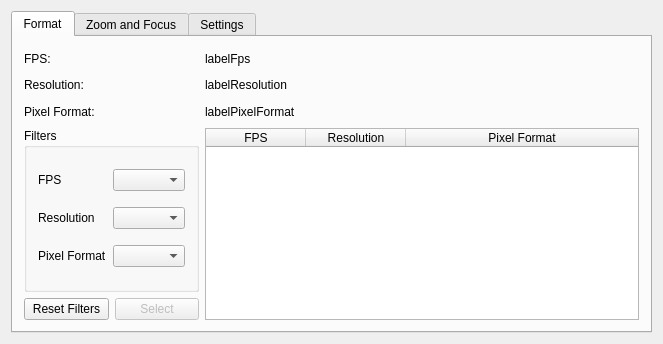
<?xml version="1.0" encoding="UTF-8"?>
<ui version="4.0">
 <class>USBVideoPropertiesWidgetClass</class>
 <widget class="QWidget" name="USBVideoPropertiesWidgetClass">
  <property name="geometry">
   <rect>
    <x>0</x>
    <y>0</y>
    <width>663</width>
    <height>344</height>
   </rect>
  </property>
  <property name="windowTitle">
   <string>USBVideoPropertiesWidget</string>
  </property>
  <layout class="QGridLayout" name="gridLayout_4">
   <item row="0" column="0">
    <widget class="QTabWidget" name="tabWidget">
     <property name="tabPosition">
      <enum>QTabWidget::TabPosition::North</enum>
     </property>
     <property name="tabShape">
      <enum>QTabWidget::TabShape::Rounded</enum>
     </property>
     <property name="currentIndex">
      <number>0</number>
     </property>
     <widget class="QWidget" name="tabFormat">
      <attribute name="title">
       <string>Format</string>
      </attribute>
      <layout class="QGridLayout" name="gridLayout">
       <item row="0" column="0" colspan="2">
        <widget class="QLabel" name="labelFpsTitle">
         <property name="text">
          <string>FPS:</string>
         </property>
        </widget>
       </item>
       <item row="0" column="2">
        <widget class="QLabel" name="labelFps">
         <property name="text">
          <string>labelFps</string>
         </property>
        </widget>
       </item>
       <item row="1" column="0" colspan="2">
        <widget class="QLabel" name="labelResolutionTitle">
         <property name="text">
          <string>Resolution:</string>
         </property>
        </widget>
       </item>
       <item row="1" column="2">
        <widget class="QLabel" name="labelResolution">
         <property name="text">
          <string>labelResolution</string>
         </property>
        </widget>
       </item>
       <item row="2" column="0" colspan="2">
        <widget class="QLabel" name="labelPixelFormatTitle">
         <property name="text">
          <string>Pixel Format:</string>
         </property>
        </widget>
       </item>
       <item row="2" column="2">
        <widget class="QLabel" name="labelPixelFormat">
         <property name="text">
          <string>labelPixelFormat</string>
         </property>
        </widget>
       </item>
       <item row="3" column="0" colspan="2">
        <widget class="QGroupBox" name="groupBox">
         <property name="title">
          <string>Filters</string>
         </property>
         <layout class="QGridLayout" name="gridLayout_2">
          <item row="0" column="1">
           <widget class="QComboBox" name="dropdownFps"/>
          </item>
          <item row="2" column="0">
           <widget class="QLabel" name="labelPixelFormatFilter">
            <property name="text">
             <string>Pixel Format</string>
            </property>
            <property name="buddy">
             <cstring>dropdownPixelFormat</cstring>
            </property>
           </widget>
          </item>
          <item row="1" column="1">
           <widget class="QComboBox" name="dropdownResolution"/>
          </item>
          <item row="1" column="0">
           <widget class="QLabel" name="labelResolutionFilter">
            <property name="text">
             <string>Resolution</string>
            </property>
            <property name="buddy">
             <cstring>dropdownResolution</cstring>
            </property>
           </widget>
          </item>
          <item row="2" column="1">
           <widget class="QComboBox" name="dropdownPixelFormat"/>
          </item>
          <item row="0" column="0">
           <widget class="QLabel" name="labelFpsFilter">
            <property name="text">
             <string>FPS</string>
            </property>
            <property name="buddy">
             <cstring>dropdownFps</cstring>
            </property>
           </widget>
          </item>
         </layout>
        </widget>
       </item>
       <item row="3" column="2" rowspan="2">
        <widget class="QTableWidget" name="tableFormats">
         <property name="editTriggers">
          <set>QAbstractItemView::EditTrigger::NoEditTriggers</set>
         </property>
         <property name="selectionMode">
          <enum>QAbstractItemView::SelectionMode::SingleSelection</enum>
         </property>
         <property name="selectionBehavior">
          <enum>QAbstractItemView::SelectionBehavior::SelectRows</enum>
         </property>
         <property name="sortingEnabled">
          <bool>true</bool>
         </property>
         <attribute name="horizontalHeaderCascadingSectionResizes">
          <bool>false</bool>
         </attribute>
         <attribute name="horizontalHeaderDefaultSectionSize">
          <number>100</number>
         </attribute>
         <attribute name="horizontalHeaderStretchLastSection">
          <bool>true</bool>
         </attribute>
         <attribute name="verticalHeaderStretchLastSection">
          <bool>false</bool>
         </attribute>
         <column>
          <property name="text">
           <string>FPS</string>
          </property>
         </column>
         <column>
          <property name="text">
           <string>Resolution</string>
          </property>
         </column>
         <column>
          <property name="text">
           <string>Pixel Format</string>
          </property>
         </column>
        </widget>
       </item>
       <item row="4" column="0">
        <widget class="QPushButton" name="buttonResetFilters">
         <property name="text">
          <string>Reset Filters</string>
         </property>
        </widget>
       </item>
       <item row="4" column="1">
        <widget class="QPushButton" name="buttonSelect">
         <property name="enabled">
          <bool>false</bool>
         </property>
         <property name="text">
          <string>Select</string>
         </property>
        </widget>
       </item>
      </layout>
     </widget>
     <widget class="QWidget" name="tabZoomFocus">
      <attribute name="title">
       <string>Zoom and Focus</string>
      </attribute>
      <layout class="QGridLayout" name="gridLayout_6">
       <item row="0" column="0">
        <widget class="QLabel" name="labelZoomRate">
         <property name="text">
          <string>Zoom Rate</string>
         </property>
        </widget>
       </item>
       <item row="0" column="1">
        <widget class="QSlider" name="sliderZoomRate">
         <property name="singleStep">
          <number>1</number>
         </property>
         <property name="orientation">
          <enum>Qt::Orientation::Horizontal</enum>
         </property>
        </widget>
       </item>
       <item row="1" column="0">
        <widget class="QLabel" name="labelZoomFactor">
         <property name="text">
          <string>Zoom Factor</string>
         </property>
         <property name="buddy">
          <cstring>sliderZoom</cstring>
         </property>
        </widget>
       </item>
       <item row="1" column="1">
        <widget class="QSlider" name="sliderZoom">
         <property name="orientation">
          <enum>Qt::Orientation::Horizontal</enum>
         </property>
        </widget>
       </item>
       <item row="2" column="0">
        <widget class="QLabel" name="labelFocusMode">
         <property name="text">
          <string>Focus Mode</string>
         </property>
         <property name="buddy">
          <cstring>dropdownFocusMode</cstring>
         </property>
        </widget>
       </item>
       <item row="2" column="1">
        <widget class="QComboBox" name="dropdownFocusMode">
         <item>
          <property name="text">
           <string>Auto</string>
          </property>
         </item>
         <item>
          <property name="text">
           <string>Auto (Near)</string>
          </property>
         </item>
         <item>
          <property name="text">
           <string>Auto (Far)</string>
          </property>
         </item>
         <item>
          <property name="text">
           <string>Hyperfocal</string>
          </property>
         </item>
         <item>
          <property name="text">
           <string>Infinity</string>
          </property>
         </item>
         <item>
          <property name="text">
           <string>Manual</string>
          </property>
         </item>
        </widget>
       </item>
       <item row="3" column="0">
        <widget class="QLabel" name="labelFocusDistance">
         <property name="enabled">
          <bool>true</bool>
         </property>
         <property name="text">
          <string>Focus Distance</string>
         </property>
         <property name="buddy">
          <cstring>sliderFocusDistance</cstring>
         </property>
        </widget>
       </item>
       <item row="3" column="1">
        <widget class="QSlider" name="sliderFocusDistance">
         <property name="orientation">
          <enum>Qt::Orientation::Horizontal</enum>
         </property>
        </widget>
       </item>
      </layout>
     </widget>
     <widget class="QWidget" name="tabSettings">
      <attribute name="title">
       <string>Settings</string>
      </attribute>
      <layout class="QGridLayout" name="gridLayout_3">
       <item row="0" column="0">
        <widget class="QLabel" name="labelColorTemperature">
         <property name="text">
          <string>Color Temperature</string>
         </property>
         <property name="buddy">
          <cstring>sliderColorTemp</cstring>
         </property>
        </widget>
       </item>
       <item row="0" column="1">
        <widget class="QSlider" name="sliderColorTemp">
         <property name="maximum">
          <number>10000</number>
         </property>
         <property name="pageStep">
          <number>100</number>
         </property>
         <property name="orientation">
          <enum>Qt::Orientation::Horizontal</enum>
         </property>
         <property name="invertedControls">
          <bool>false</bool>
         </property>
        </widget>
       </item>
       <item row="1" column="0">
        <widget class="QLabel" name="labelExposureMode">
         <property name="text">
          <string>Exposure Mode</string>
         </property>
         <property name="buddy">
          <cstring>dropdownExposureMode</cstring>
         </property>
        </widget>
       </item>
       <item row="1" column="1">
        <widget class="QComboBox" name="dropdownExposureMode">
         <item>
          <property name="text">
           <string>Auto</string>
          </property>
         </item>
         <item>
          <property name="text">
           <string>Manual</string>
          </property>
         </item>
         <item>
          <property name="text">
           <string>Portrait</string>
          </property>
         </item>
         <item>
          <property name="text">
           <string>Night</string>
          </property>
         </item>
         <item>
          <property name="text">
           <string>Sports</string>
          </property>
         </item>
         <item>
          <property name="text">
           <string>Snow</string>
          </property>
         </item>
         <item>
          <property name="text">
           <string>Beach</string>
          </property>
         </item>
         <item>
          <property name="text">
           <string>Action</string>
          </property>
         </item>
         <item>
          <property name="text">
           <string>Landscape</string>
          </property>
         </item>
         <item>
          <property name="text">
           <string>Night Portrait</string>
          </property>
         </item>
         <item>
          <property name="text">
           <string>Theatre</string>
          </property>
         </item>
         <item>
          <property name="text">
           <string>Sunset</string>
          </property>
         </item>
         <item>
          <property name="text">
           <string>Steady Photo</string>
          </property>
         </item>
         <item>
          <property name="text">
           <string>Fireworks</string>
          </property>
         </item>
         <item>
          <property name="text">
           <string>Party</string>
          </property>
         </item>
         <item>
          <property name="text">
           <string>Candlelight</string>
          </property>
         </item>
         <item>
          <property name="text">
           <string>Barcode</string>
          </property>
         </item>
        </widget>
       </item>
       <item row="2" column="0">
        <widget class="QLabel" name="labelExposureComp">
         <property name="text">
          <string>Exposure Comp.</string>
         </property>
         <property name="buddy">
          <cstring>sliderExposureComp</cstring>
         </property>
        </widget>
       </item>
       <item row="2" column="1">
        <widget class="QSlider" name="sliderExposureComp">
         <property name="orientation">
          <enum>Qt::Orientation::Horizontal</enum>
         </property>
        </widget>
       </item>
       <item row="3" column="0">
        <widget class="QLabel" name="labelFlashMode">
         <property name="text">
          <string>Flash Mode</string>
         </property>
         <property name="buddy">
          <cstring>dropdownFlashMode</cstring>
         </property>
        </widget>
       </item>
       <item row="3" column="1">
        <widget class="QComboBox" name="dropdownFlashMode">
         <item>
          <property name="text">
           <string>Off</string>
          </property>
         </item>
         <item>
          <property name="text">
           <string>On</string>
          </property>
         </item>
         <item>
          <property name="text">
           <string>Auto</string>
          </property>
         </item>
        </widget>
       </item>
       <item row="4" column="0">
        <widget class="QLabel" name="labelAutoExposureTime">
         <property name="text">
          <string>Auto Exposure Time</string>
         </property>
         <property name="buddy">
          <cstring>checkboxAutoExposureTime</cstring>
         </property>
        </widget>
       </item>
       <item row="4" column="1">
        <widget class="QCheckBox" name="checkboxAutoExposureTime">
         <property name="text">
          <string/>
         </property>
         <property name="checked">
          <bool>true</bool>
         </property>
        </widget>
       </item>
       <item row="5" column="0">
        <widget class="QLabel" name="labelManualExposureTime">
         <property name="text">
          <string>Manual Exposure Time</string>
         </property>
         <property name="buddy">
          <cstring>sliderManualExposureTime</cstring>
         </property>
        </widget>
       </item>
       <item row="5" column="1">
        <widget class="QSlider" name="sliderManualExposureTime">
         <property name="orientation">
          <enum>Qt::Orientation::Horizontal</enum>
         </property>
        </widget>
       </item>
       <item row="6" column="0">
        <widget class="QLabel" name="labelAutoIsoSensitivity">
         <property name="text">
          <string>Auto Iso Sensitivity</string>
         </property>
         <property name="buddy">
          <cstring>checkboxAutoIsoSensitivity</cstring>
         </property>
        </widget>
       </item>
       <item row="6" column="1">
        <widget class="QCheckBox" name="checkboxAutoIsoSensitivity">
         <property name="text">
          <string/>
         </property>
         <property name="checked">
          <bool>true</bool>
         </property>
        </widget>
       </item>
       <item row="7" column="0">
        <widget class="QLabel" name="labelManualIsoSensitivity">
         <property name="text">
          <string>Manual ISO Sensitivity</string>
         </property>
         <property name="buddy">
          <cstring>sliderManualIsoSensitivity</cstring>
         </property>
        </widget>
       </item>
       <item row="7" column="1">
        <widget class="QSlider" name="sliderManualIsoSensitivity">
         <property name="maximum">
          <number>128000</number>
         </property>
         <property name="pageStep">
          <number>100</number>
         </property>
         <property name="orientation">
          <enum>Qt::Orientation::Horizontal</enum>
         </property>
        </widget>
       </item>
       <item row="8" column="0">
        <widget class="QLabel" name="labelTorchMode">
         <property name="text">
          <string>Torch Mode</string>
         </property>
         <property name="buddy">
          <cstring>dropdownTorchMode</cstring>
         </property>
        </widget>
       </item>
       <item row="8" column="1">
        <widget class="QComboBox" name="dropdownTorchMode">
         <item>
          <property name="text">
           <string>Off</string>
          </property>
         </item>
         <item>
          <property name="text">
           <string>On</string>
          </property>
         </item>
         <item>
          <property name="text">
           <string>Auto</string>
          </property>
         </item>
        </widget>
       </item>
       <item row="9" column="0">
        <widget class="QLabel" name="labelWhiteBalanceMode">
         <property name="text">
          <string>White Balance Mode</string>
         </property>
         <property name="buddy">
          <cstring>dropdownWhiteBalanceMode</cstring>
         </property>
        </widget>
       </item>
       <item row="9" column="1">
        <widget class="QComboBox" name="dropdownWhiteBalanceMode">
         <item>
          <property name="text">
           <string>Auto</string>
          </property>
         </item>
         <item>
          <property name="text">
           <string>Manual</string>
          </property>
         </item>
         <item>
          <property name="text">
           <string>Sunlight</string>
          </property>
         </item>
         <item>
          <property name="text">
           <string>Cloudy</string>
          </property>
         </item>
         <item>
          <property name="text">
           <string>Shade</string>
          </property>
         </item>
         <item>
          <property name="text">
           <string>Tungsten</string>
          </property>
         </item>
         <item>
          <property name="text">
           <string>Fluorescent</string>
          </property>
         </item>
         <item>
          <property name="text">
           <string>Flash</string>
          </property>
         </item>
         <item>
          <property name="text">
           <string>Sunset</string>
          </property>
         </item>
        </widget>
       </item>
       <item row="10" column="0" colspan="2">
        <widget class="QPushButton" name="buttonFFMPEG">
         <property name="text">
          <string>Open FFMPEG Settings</string>
         </property>
        </widget>
       </item>
      </layout>
     </widget>
    </widget>
   </item>
  </layout>
 </widget>
 <layoutdefault spacing="6" margin="11"/>
 <resources/>
 <connections/>
</ui>
